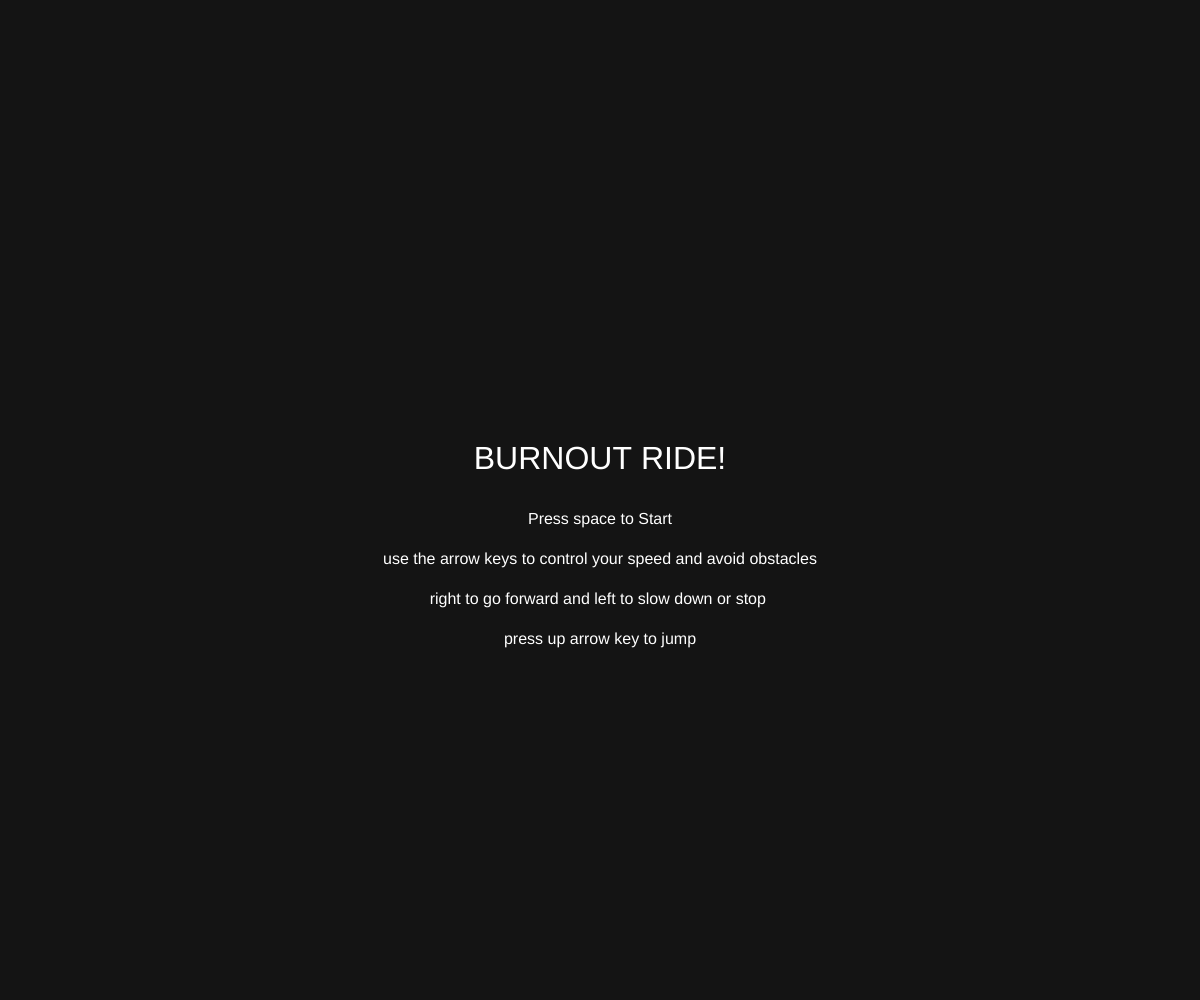
Frame 1 (no input)
Frame 60 (no input): identical to frame 1, image omitted
Frame 120 (the mouse pressed at the canvas centre since frame 60): identical to frame 1, image omitted

The p5.js sketch that drew this single still picture (run headless with seeded random() and noise() and a simulated clock; from frame 60 on, the mouse is pressed at the canvas centre):

// p5.js sketch
// ── sketch.js
// Burnout ride - p5.js Project 
// Theme - overworking / Burnout 
//lets get started with the basics and then we can add more fun little details later in the extras section, for now i want to focus on making a solid core game loop with good feel and polish, then we can add more fun little details later in the extras section
//--GLOBAL VARIABLES--

// Player properties 
let player;
let speed = 4;
let maxSpeed = 12;
let acceleration = 0.2;

// Stress system 
let stress = 0;
let maxStress = 100;

//Obstacles
let obstacles = [];

// Particles 
let particles = [];

// game state 
let gameState = "start";

// screen effects 
let shake = 0;
let vigetteStrength = 0;

// world scrolling
let worldOffset = 0;

// sky colour
let skyColor;

// fonts
let fontSize = 16;

//jumping and gravity
let gravity = 0.6;
let jumpForce = -12;
let groundY;


//notes
// some names are weird but i understand them when i read again later.
// if game feels too hard:
//- reduce obstacle random chance
//- reduce stress gain
//- reduce shake map max



function windowResized() {
  resizeCanvas(windowWidth, windowHeight);

  // keep player on ground after resize
  groundY = height - 60;
}
//setup and canvas 
function setup() {
  createCanvas(windowWidth, windowHeight);

  groundY = height - 50;

  player = {
    x: width * 0.2,
    y: groundY,
    size: 30,
    vy: 0,
    isJumping: false
  };

  skyColor = color(180, 220, 255);
}

  

//draw loop 
function draw() {
  if (gameState === "start") {
    drawStartScreen();
  } else if (gameState === "playing") {
    push();
    runGame();
    pop();
  } else if (gameState === "crash") {
    drawCrashScreen();
  }
}

function keyPressed() {
  //start and restart game
  if (key === " ") {
    if (gameState === "start") {
      gameState = "playing";
    } else if (gameState === "crash") {
      resetGame();
    }
  }
  //jump
  if (
    gameState === "playing" &&
    !player.isJumping &&
    (keyCode === UP_ARROW || key === "w" || key === "W")
  ) {
    player.vy = jumpForce;
    player.isJumping = true;
  }
}

//start screen - 
//find fonts for later 
function drawStartScreen() {
  background(20);

  fill(255);
  textAlign(CENTER, CENTER);

  textSize(32);
  text("BURNOUT RIDE!", width / 2, height / 2 - 40);

  textSize(16);
  text("Press space to Start", width / 2, height / 2 + 20);

text("use the arrow keys to control your speed and avoid obstacles", width / 2, height / 2 + 60);
text("right to go forward and left to slow down or stop ", width / 2, height / 2 + 100);
text("press up arrow key to jump", width / 2, height / 2 + 140);
}

//--MAIN GAME--
function runGame() {

  //update the systems 
  updateStress();
  updateWorld();
  updateJump();
  updateParticles();

  //draw the world 
  drawWorld();
  drawGround();

  //obstacles 
  handleObstacles();

  // Player
  drawPlayer();

  //effects
  applyScreenShake();
  drawVigette();

  // ui
  drawUI();
}

function drawWorld() {
  drawSky();
}
//--PLAYER--
function drawPlayer() {


  fill(0);
  ellipse(player.x, player.y, player.size);


//wheels
ellipse(player.x - 10, player.y + 10, 10);
ellipse(player.x + 10, player.y + 10, 10);
}

//--MOVEMENT--
function handleMovement() {
  if (keyIsDown(RIGHT_ARROW)) {
    speed += acceleration;
  }
  
  if (keyIsDown(LEFT_ARROW)) {
    speed -= acceleration;
  }

  speed = constrain(speed, 1, maxSpeed);
}
//jump physics and ground collision
function updateJump() {
  player.vy += gravity;
  player.y += player.vy;

  // ground collision
  if (player.y >= groundY) {
    player.y = groundY;
    player.vy = 0;
    player.isJumping = false;
  }
}

//--STRESS SYSTEM--
function updateStress() {

  handleMovement();

  // increase stress based on speed
  stress += speed * 0.05;
  stress = constrain(stress, 0, maxStress);

  //increase shake based on the stress
  shake = map(stress, 0, maxStress, 0, 15);

  //increase vigette strength based on stress
  vigetteStrength = map(stress, 0, maxStress, 0, 180);
}

//---WORLD--

function updateWorld() {
  worldOffset += speed;
}

function drawSky() {

  //the sky darkens with stress
  let r  = map(stress, 0, maxStress, 180, 100);
  let g = map(stress, 0, maxStress, 220, 50);
  let b = map(stress, 0, maxStress, 255, 50);

  skyColor = color(r, g, b);
  background(skyColor);
}

function drawGround() {
  fill(100, 50, 0);
  rect(0, height - 40, width, 40);

//road lines
  stroke(255);
  for (let i = 0; i<width; i += 40) {
    let x = (i - worldOffset * 2) % width;
    line(x, height - 20, x + 20, height - 20);
  }
  noStroke();
}

//--OBSTACLES--
function handleObstacles() {

  //spawans new obstacles
  if (random(1) < 0.02 + stress * 0.0002) {
    obstacles.push({
      x: width,
      y: height - 50,
      size: random(15, 30)
    });
  }

  //update and draw
  for (let i = obstacles.length - 1; i >= 0; i--) {

    let o = obstacles[i];

    o.x -= speed;

    fill(255, 50, 50);
    rect(o.x, o.y, o.size, o.size);

    if (
  player.x + 15 > o.x &&
  player.x - 15 < o.x + o.size &&
  player.y + 15 > o.y
) {
  gameState = "crash";
}


    //remove offscreen
    if (o.x < -50) {
      
      obstacles.splice(i, 1);
    }
  }
}

//--PARTICLES--
function updateParticles() {

  if (random(1) < speed * 0.03) {
    particles.push({
      x: player.x,
      y: player.y,
      vx: random(-1, 1),
      vy: random(-1, 1),
      life: 50
    });
  }

  for (let i = particles.length - 1; i >= 0; i--) {

    
    let p = particles[i];

    p.x += p.vx;
    p.y += p.vy;
    p.life--;

    
    fill(255, 250, 250, p.life * 5);
    
    ellipse(p.x, p.y, 5);

    if (p.life <= 0) {
      particles.splice(i, 1);
    }
  }
  
}


//--SCREEN EFFECTS--

function applyScreenShake() {
  translate (random(-shake, shake), random(-shake, shake));


}
function drawVigette() {

  noFill();
  for(let i = 0; i < 50; i++) {
    stroke(0, vigetteStrength * (i / 50));
    rect(-i, -i, width + i * 2, height + i * 2);

  }
  noStroke();
}

//---UI---

function drawUI() {
  fill(0);
  textSize(fontSize);

  text('speed: ' + nf(speed, 1, 2), 20, 30);
  text('stress: ' + int(stress), 20, 50);

  //the warning message or text
  if (stress > 85) {
    fill(255, 0, 0);
    textSize(fontSize + 4);
    text("WARNING: BURNOUT IMMINENT, YOU CANT KEEP THIS UP!", width / 2, 30);

  }
}

//--CRASH SCREEN--
function drawCrashScreen() {
  background(0);
  fill(255, 0, 0);
  textAlign(CENTER, CENTER);

  textSize(32);
  text("YOU BURNED OUT!", width / 2, height / 2 - 40);

  textSize(16);
  text("Press SPACE to try again", width / 2, height / 2 + 20);
}

//--RESET GAME--
function resetGame() {
  speed = 4;
  stress = 0;
  obstacles = [];
  particles = [];
  worldOffset = 0;
  gameState = "playing";
}

// -------extra ideas zone / messy prototype notes-------
// this section is intentionally messy + experimental

let mood = "tired";
let ideaNotes = [];
let neonSigns = [];
let clouds = [];
let tinyTasks = [];
let burnoutQuotes = [
  "just one more task...",
  "dont stop now",
  "deadline moved earlier",
  "meeting in 5 mins",
  "no break today",
  "please optimize later",
  "its probably fine",
  "you got this maybe"
];

let fakePhoneBattery = 100;
let coffeeLevel = 100;
let inboxCount = 21;
let overthinkMeter = 0;
let alarmFlash = 0;
let roadNoise = 0;
let glitchWords = [];

function setupExtraIdeas() {
  // clouds
  for (let i = 0; i < 12; i++) {
    clouds.push({
      x: random(width),
      y: random(20, height / 3),
      w: random(60, 140),
      h: random(20, 50),
      drift: random(0.1, 0.6)
    });
  }

  // signs and quotes used in the backround
  for (let i = 0; i < 9; i++) {
    neonSigns.push({
      x: i * 240 + random(60, 160),
      y: random(height - 170, height - 80),
      txt: random(burnoutQuotes),
      blink: random(0.01, 0.05),
      on: true,
      c: color(random(120, 255), random(80, 200), random(80, 255))
    });
  }

  for (let i = 0; i < 24; i++) {
    tinyTasks.push({
      label: "task_" + i,
      done: false,
      weight: random(1, 8),
      panic: random(0, 10)
    });
  }

  ideaNotes.push("add weather events");
  ideaNotes.push("add audio hum layer");
  ideaNotes.push("add hard mode");
  ideaNotes.push("add optimistic mode lol");
  ideaNotes.push("add pause menu maybe");
}

function updateExtraIdeas() {
  // moving clouds
  for (let i = 0; i < clouds.length; i++) {
    let c = clouds[i];
    c.x -= c.drift + speed * 0.05;
    if (c.x < -c.w) c.x = width + random(10, 120);
  }

  // blink signs
  for (let i = 0; i < neonSigns.length; i++) {
    let s = neonSigns[i];
    if (random(1) < s.blink + stress * 0.00005) {
      s.on = !s.on;
    }
  }
//the faster you go the faster your phone battery drains
  fakePhoneBattery -= speed * 0.002;
  fakePhoneBattery = constrain(fakePhoneBattery, 0, 100);

  coffeeLevel -= 0.01 + stress * 0.0004;
  coffeeLevel = constrain(coffeeLevel, 0, 100);

  overthinkMeter += map(stress, 0, maxStress, 0.02, 0.3);
  overthinkMeter = constrain(overthinkMeter, 0, 100);

  if (random(1) < 0.01 + stress * 0.0002) {
    inboxCount += int(random(1, 4));
  }
// random glitch words that float across the screen
  if (random(1) < 0.02) {
    glitchWords.push({
      x: random(width),
      y: random(30, height - 90),
      word: random(["PING", "ERROR", "RUSH", "STACK", "LATE"]),
      life: random(20, 60),
      dx: random(-0.4, 0.4)
    });
  }

  for (let i = glitchWords.length - 1; i >= 0; i--) {
    glitchWords[i].x += glitchWords[i].dx;
    glitchWords[i].life--;
    if (glitchWords[i].life <= 0) glitchWords.splice(i, 1);
  }

  alarmFlash = map(stress, 70, 100, 0, 180);
  alarmFlash = constrain(alarmFlash, 0, 180);

  roadNoise += speed * 0.02;
}

function drawExtraSkyStuff() {
  noStroke();
  for (let i = 0; i < clouds.length; i++) {
    let c = clouds[i];
    fill(255, 255, 255, 110);
    ellipse(c.x, c.y, c.w, c.h);
    ellipse(c.x + c.w * 0.2, c.y - 4, c.w * 0.6, c.h * 0.8);
    ellipse(c.x - c.w * 0.18, c.y + 2, c.w * 0.5, c.h * 0.7);
  }
}

function drawNeonSigns() {
  textAlign(LEFT, CENTER);
  for (let i = 0; i < neonSigns.length; i++) {
    let s = neonSigns[i];
    let sx = s.x - worldOffset * 0.6;
    while (sx < -240) sx += 240 * neonSigns.length;

    if (s.on) {
      fill(red(s.c), green(s.c), blue(s.c), 180);
      rect(sx, s.y, 170, 26, 5);
      fill(10);
      textSize(11);
      text(s.txt, sx + 8, s.y + 13);
    } else {
      fill(50, 40);
      rect(sx, s.y, 170, 26, 5);
    }
  }
}


// draws glitchy words that float across the screen when stress is high
function drawGlitchWords() {
  textAlign(CENTER, CENTER);
  for (let i = 0; i < glitchWords.length; i++) {
    let g = glitchWords[i];
    fill(255, random(30, 200), random(30, 200), map(g.life, 0, 60, 0, 170));
    textSize(random(10, 18));
    text(g.word, g.x + random(-1, 1), g.y + random(-1, 1));
  }
}

function burnoutMicroEvents() {
  // intentionally chaotic tiny events
  if (stress > 50 && random(1) < 0.008) {
    speed += random(-0.3, 0.6);
  }

  if (stress > 75 && random(1) < 0.012) {
    shake += random(0, 0.8);
  }

  if (coffeeLevel < 10 && random(1) < 0.03) {
    speed -= 0.09;
  }

  if (inboxCount > 40 && random(1) < 0.01) {
    stress += 0.4;
  }

  speed = constrain(speed, 1, maxSpeed);
  stress = constrain(stress, 0, maxStress);
}

function drawAlarmOverlay() {
  if (stress > 70) {
    fill(255, 0, 0, alarmFlash * (sin(frameCount * 0.2) * 0.5 + 0.5));
    rect(0, 0, width, height);
  }
}


// hook extras into game by wrapping old runGame-ish behavior with more stuff
let _extraBooted = false;

function extraGameLayer() {
  if (!_extraBooted) {
    setupExtraIdeas();
    _extraBooted = true;
  }

  updateExtraIdeas();
  burnoutMicroEvents();

  drawExtraSkyStuff();
  drawNeonSigns();
  drawGlitchWords();
  drawAlarmOverlay();
}


// -------- simple helpers i can tweak quickly --------
function easyModeOn() {
  // makes it more chill
  maxSpeed = 9;
}

function normalModeOn() {
  maxSpeed = 12;
}

function panicModeOn() {
  maxSpeed = 14;
  stress += 5;
}

// debug text block (left here on purpose)
function drawDebugMini() {
  fill(0, 130);
  rect(width - 145, height - 70, 130, 55);
  fill(255);
  textSize(10);
  textAlign(LEFT, TOP);
  text('fps~ ' + int(frameRate()), width - 138, height - 64);
  text('obs ' + obstacles.length, width - 138, height - 50);
  text('parts ' + particles.length, width - 138, height - 36);
}

//github keeps crashing?!?!?!
function runGame() {

  updateStress();
  updateWorld();
  updateJump(); 
  updateParticles();

  drawWorld();
  drawGround();

  handleObstacles();
  drawPlayer();

  applyScreenShake();
  drawVigette();

  drawUI();

  extraGameLayer();
}

const __oldExtraGameLayer = extraGameLayer;
extraGameLayer = function() {
  __oldExtraGameLayer();
  drawDebugMini();

  // random little choices for "mood" of round
  if (frameCount % 900 === 0) {
    let pick = int(random(0, 3));
    if (pick === 0) easyModeOn();
    if (pick === 1) normalModeOn();
    if (pick === 2) panicModeOn();
  }
};

//finished with extras for now, main game is solid and has a lot of polish, can always come back to add more fun little details later if i want :)
